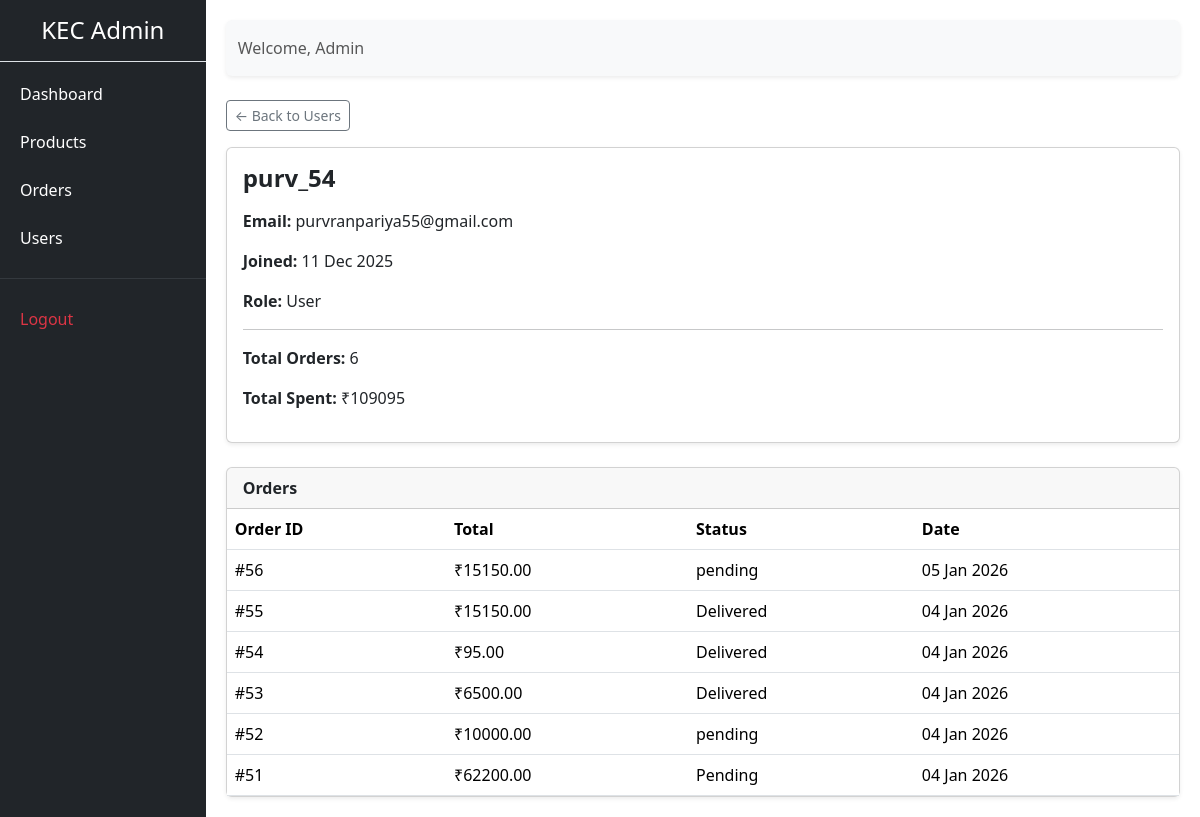
Before: /admin-panel/users/2/ (signed in) with the older database file.
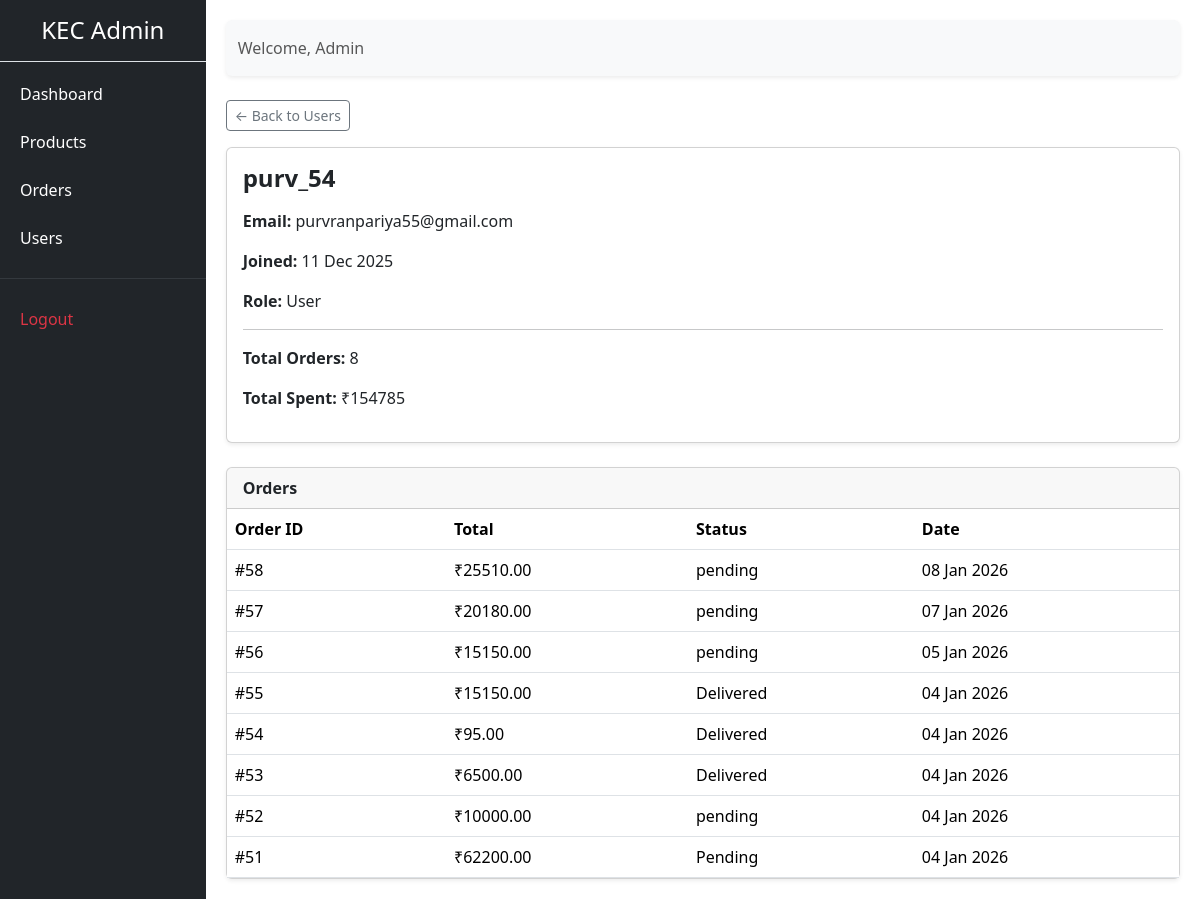
After: the same page with the newer database file.
### store/models.py (models this page shows, shortened)
class Order(models.Model):
    STATUS_CHOICES = (
        ('pending', 'Pending'),
        ('shipped', 'Shipped'),
        ('delivered', 'Delivered'),
        ('confirmed', 'Confirmed'),
        ('cancelled', 'Cancelled'),
    )
    PAYMENT_STATUS = (
        ('pending', 'Pending'),
        ('paid', 'Paid'),
        ('failed', 'Failed'),
    )
    PAYMENT_METHOD = (
        ('cod', 'Cash On Delivery'),
        ('razorpay', 'Razorpay'),
    )
    user = models.ForeignKey(User, on_delete=models.SET_NULL, null=True, blank=True)
    full_name = models.CharField(max_length=200)
    email = models.EmailField()
    phone = models.CharField(max_length=15)
    address = models.TextField()
    city = models.CharField(max_length=100)
    pincode = models.CharField(max_length=10)
    notes = models.TextField(blank=True, null=True)
    status = models.CharField(max_length=20, choices=STATUS_CHOICES, default='pending')
    payment_method = models.CharField(max_length=20, choices=PAYMENT_METHOD, null=True,blank=True)
    payment_status = models.CharField(max_length=20, choices=PAYMENT_STATUS, default='pending')
    razorpay_order_id = models.CharField(max_length=100, blank=True, null=True)
    razorpay_payment_id = models.CharField(max_length=100, blank=True, null=True)
    razorpay_signature = models.CharField(max_length=200, blank=True, null=True)
    created_at = models.DateTimeField(auto_now_add=True)
    @property
    def total_amount(self):
        return sum(item.subtotal for item in self.items.all())

class OrderItem(models.Model):
    order = models.ForeignKey(Order, on_delete=models.CASCADE, related_name="items")
    product = models.ForeignKey(Product, on_delete=models.SET_NULL, null=True)
    quantity = models.PositiveIntegerField(default=1)
    price = models.DecimalField(max_digits=10, decimal_places=2)
    @property
    def subtotal(self):
        return self.quantity * self.price

### adminpanel/views.py (the view)
# urls.py: path('users/<int:id>/', views.user_detail, name='user_detail'),
@login_required(login_url='adminpanel:login')
@user_passes_test(is_admin)
def user_detail(request, id):
    user = get_object_or_404(User, id=id)
    orders = Order.objects.filter(user=user).order_by('-created_at')
    total_orders = orders.count()
    total_spent = OrderItem.objects.filter(
        order__user=user
    ).aggregate(
        total=Sum(F('price') * F('quantity'))
    )['total'] or 0
    context = {
        'user_obj': user,
        'orders': orders,
        'total_orders': total_orders,
        'total_spent': total_spent,
    }
    return render(request, 'adminpanel/users/user_detail.html', context)

### adminpanel/views.py (called while the page is built)
def is_admin(user):
    return user.is_authenticated and user.is_staff

### store/context_processors.py (called while the page is built)
def wishlist_count(request):
    if request.user.is_authenticated:
        count = Wishlist.objects.filter(user=request.user).count()
    else:
        count = 0
    return {'wishlist_count': count}

### adminpanel/templates/adminpanel/users/user_detail.html (shortened to what this page needs)
{% extends 'adminpanel/base.html' %}
{% block content %}
<a href="{% url 'adminpanel:user_list' %}" class="btn btn-sm btn-outline-secondary mb-3">
    ← Back to Users
</a>
<div class="card shadow-sm mb-4">
    <div class="card-body">
        <h4 class="fw-bold mb-3">{{ user_obj.username }}</h4>
        <p><strong>Email:</strong> {{ user_obj.email|default:"—" }}</p>
        <p><strong>Joined:</strong> {{ user_obj.date_joined|date:"d M Y" }}</p>
        <p>
            <strong>Role:</strong>
            {% if user_obj.is_superuser %}
                Superuser
            {% elif user_obj.is_staff %}
                Staff
            {% else %}
                User
            {% endif %}
        </p>
        <hr>
        <p><strong>Total Orders:</strong> {{ total_orders }}</p>
        <p><strong>Total Spent:</strong> ₹{{ total_spent }}</p>
    </div>
</div>
<div class="card shadow-sm">
    <div class="card-header fw-bold">Orders</div>
    <div class="card-body p-0">
        <table class="table mb-0">
            <thead>
                <tr>
                    <th>Order ID</th>
                    <th>Total</th>
                    <th>Status</th>
                    <th>Date</th>
                </tr>
            </thead>
            <tbody>
                {% for order in orders %}
                <tr>
                    <td>#{{ order.id }}</td>
                    <td>₹{{ order.total_amount }}</td>
                    <td>{{ order.status }}</td>
                    <td>{{ order.created_at|date:"d M Y" }}</td>
                </tr>
                {% empty %}
                <tr>
                    <td colspan="4" class="text-center text-muted py-3">
                        No orders yet
                    </td>
                </tr>
                {% endfor %}
            </tbody>
        </table>
    </div>
</div>
{% endblock %}

Changed rows visible on the page:
added Order: id "58", total_amount "25510.00", status "pending", created_at "08 Jan 2026"
added Order: id "57", total_amount "20180.00", status "pending", created_at "07 Jan 2026"
Other visible differences:
{{ total_orders }}: "6" → "8"
{{ total_spent }}: "109095" → "154785"
